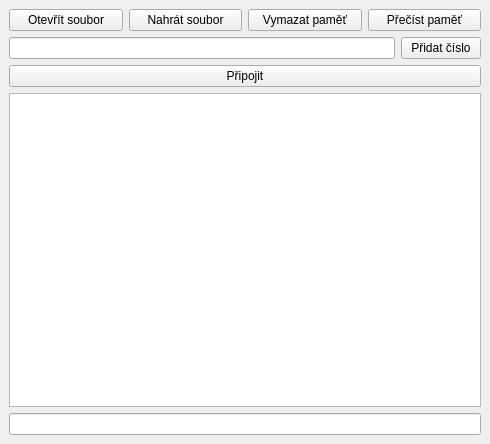
<?xml version="1.0" encoding="UTF-8"?>
<ui version="4.0">
 <class>MainWindow</class>
 <widget class="QMainWindow" name="MainWindow">
  <property name="geometry">
   <rect>
    <x>0</x>
    <y>0</y>
    <width>490</width>
    <height>444</height>
   </rect>
  </property>
  <property name="windowTitle">
   <string>Dveřní systém</string>
  </property>
  <widget class="QWidget" name="centralwidget">
   <layout class="QVBoxLayout" name="verticalLayout">
    <item>
     <layout class="QHBoxLayout" name="horizontalLayout">
      <item>
       <widget class="QPushButton" name="open_file_button">
        <property name="text">
         <string>Otevřít soubor</string>
        </property>
       </widget>
      </item>
      <item>
       <widget class="QPushButton" name="load_file_button">
        <property name="text">
         <string>Nahrát soubor</string>
        </property>
       </widget>
      </item>
      <item>
       <widget class="QPushButton" name="erase_device_button">
        <property name="text">
         <string>Vymazat paměť</string>
        </property>
       </widget>
      </item>
      <item>
       <widget class="QPushButton" name="read_memory_button">
        <property name="text">
         <string>Přečíst paměť</string>
        </property>
       </widget>
      </item>
     </layout>
    </item>
    <item>
     <layout class="QHBoxLayout" name="horizontalLayout_2">
      <item>
       <widget class="QLineEdit" name="number_line_input"/>
      </item>
      <item>
       <widget class="QPushButton" name="add_number_button">
        <property name="text">
         <string>Přidat číslo</string>
        </property>
       </widget>
      </item>
     </layout>
    </item>
    <item>
     <widget class="QPushButton" name="connect_device_button">
      <property name="text">
       <string>Připojit</string>
      </property>
     </widget>
    </item>
    <item>
     <widget class="QTextBrowser" name="text_output"/>
    </item>
    <item>
     <widget class="QLineEdit" name="line_text_input"/>
    </item>
   </layout>
  </widget>
  <action name="actionQuit">
   <property name="text">
    <string>&amp;Quit</string>
   </property>
  </action>
 </widget>
 <resources/>
 <connections>
  <connection>
   <sender>actionQuit</sender>
   <signal>triggered()</signal>
   <receiver>MainWindow</receiver>
   <slot>close()</slot>
   <hints>
    <hint type="sourcelabel">
     <x>-1</x>
     <y>-1</y>
    </hint>
    <hint type="destinationlabel">
     <x>146</x>
     <y>66</y>
    </hint>
   </hints>
  </connection>
 </connections>
</ui>
